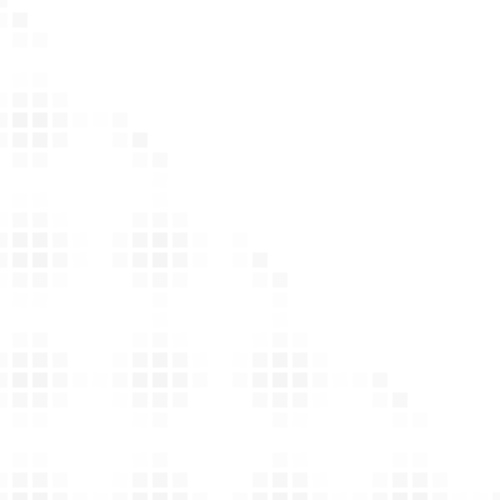
Frame 1 (no input)
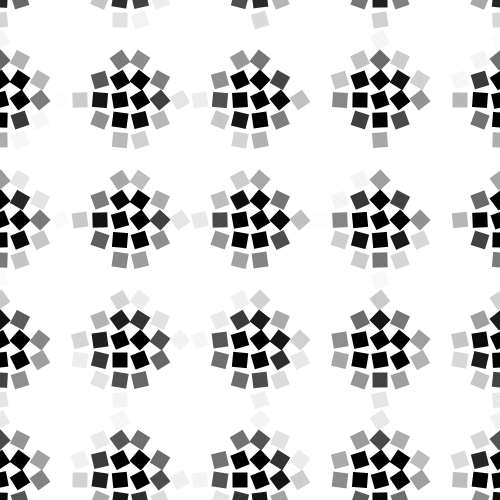
Frame 60 (the mouse pressed at the canvas centre just before this capture)
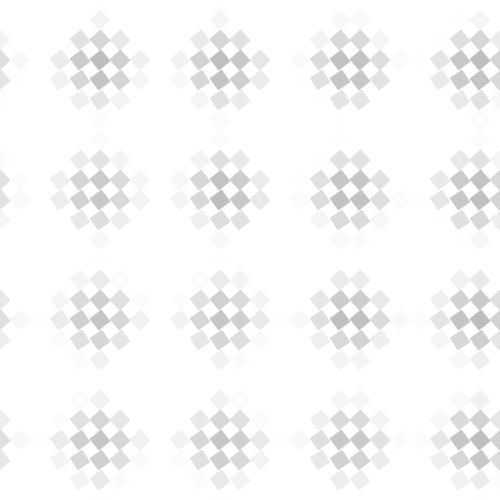
Frame 120 (the mouse held since frame 60 and released just before this capture)

The Processing sketch that drew these frames (run headless with seeded random() and noise(); from frame 60 on, the mouse is pressed at the canvas centre):

// Processing sketch: processing_94771
// ── processing_94771.pde

float time = 0.0;
float bigness = 15;
float[][] d = new float[100][100];

void setup() {
  size(500, 500);
  rectMode(CENTER);
  background(255);
  fill(255);
  noStroke();
  smooth();
  for (int j=0;j<100;j++) {
    for (int i=0;i<100;i++) {
      d[j][i] = 0.0;
    }
  }
}
void draw() {
  background(255);
  for (int j=0;j<26;j++) {
    pushMatrix();
    translate(0, 20*j);
    for (int i=0;i<26;i++) {
      pushMatrix();
      d[j][i] += 0.1*cos(i+0.5*time);
      d[j][i] += 0.1*sin(j+0.5*time);
      rotate(time+0.1*d[j][i]);
      fill(max(255-50*d[i][j],0));
      rect(0, 0, bigness, bigness);
      popMatrix();
      translate(20, 0);
    }
    popMatrix();
  }
  time+=0.1;
}
